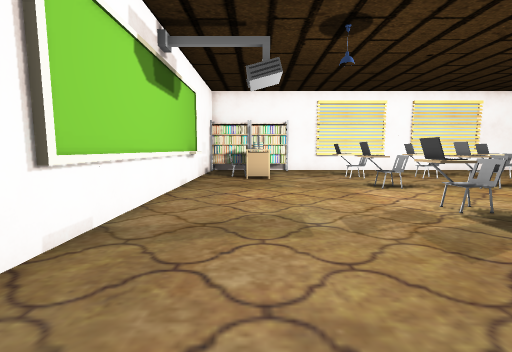
View 1 (above)

16 first-person views from a walk through a scene from a Unity 3-D project. The camera is 1.2 m above the floor, tilts 6° down and sees 90° across. The floor is counted in squares, 1 m on a side. Each view is taken from the middle of a square. On the plan, view 1 faces up. The plan holds only what a view shows up to about 12 squares ahead; the rest is blank.

View 2
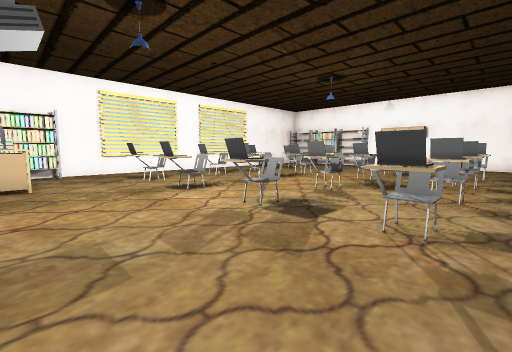

View 3
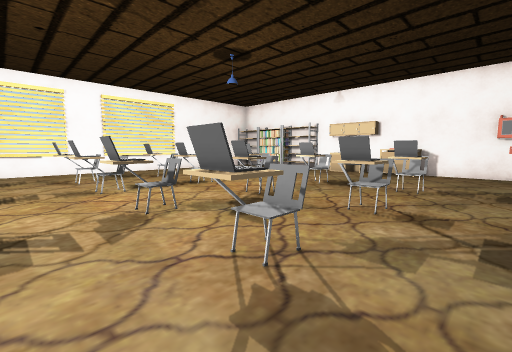

View 4
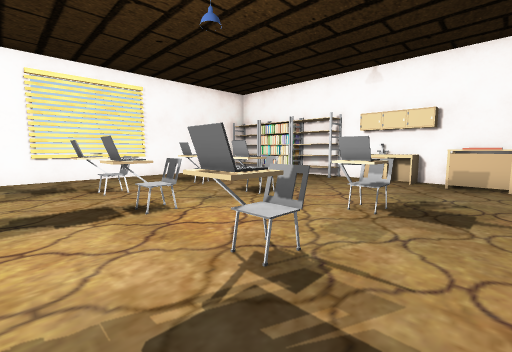

View 5
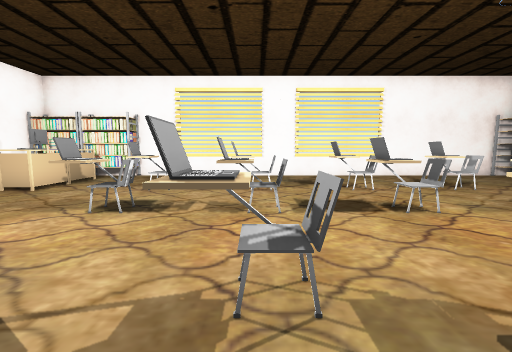

View 6
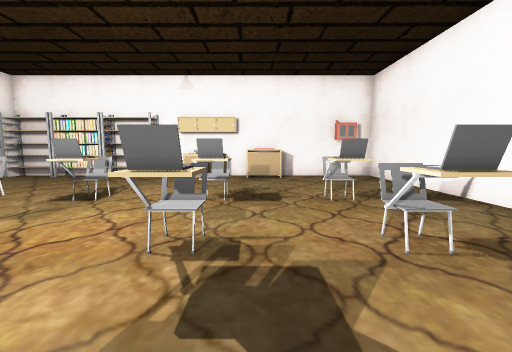

View 7
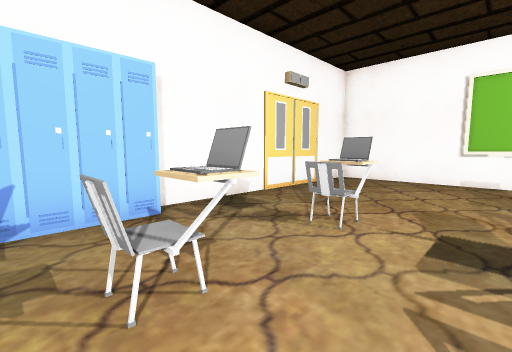

View 8
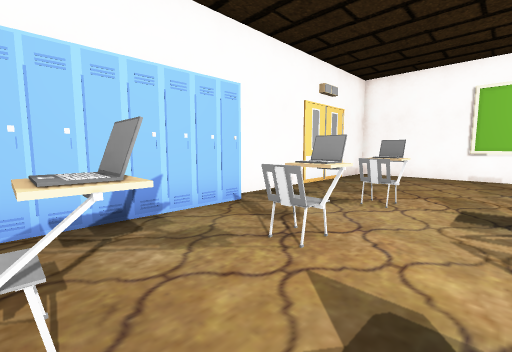

View 9
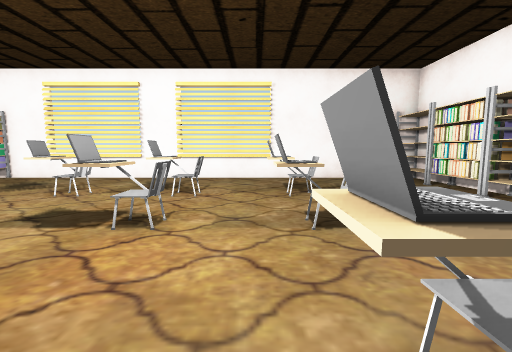

View 10
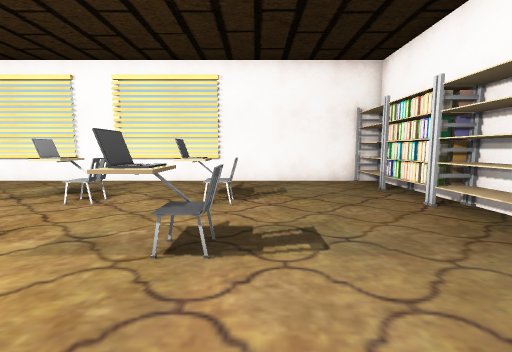

View 11
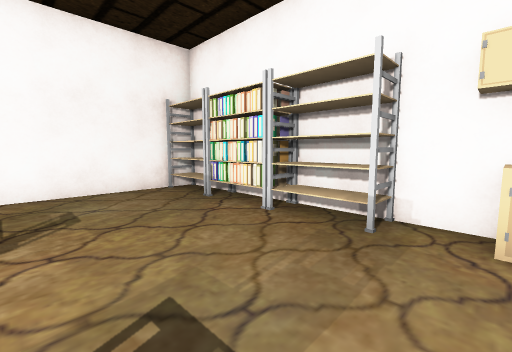

View 12
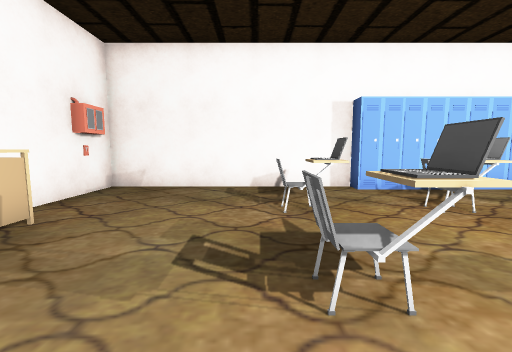

View 13
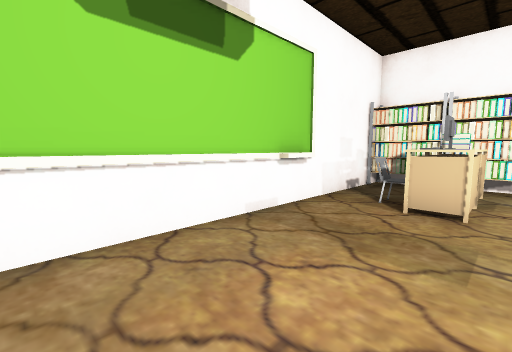

View 14
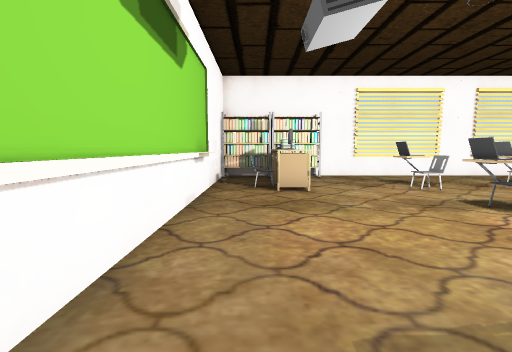

View 15
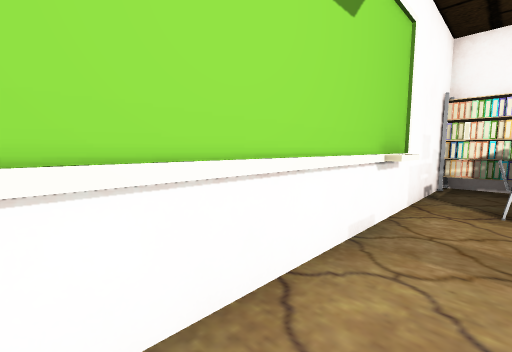

View 16
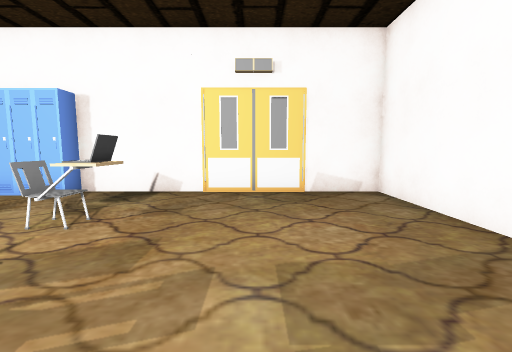

### Floor plan
Points are (right, up) in squares from view 1. A wall is a line through its corners. A room is listed if a view was taken in it or the views show most of it. See-through windows are left out.
Room 1 (views 1, 2, 3, 4, 5, 6, 7, 8, 9, 10, 11, 12, 13, 14, 15, 16)
walls: (11.5, -1.2) (18.6, -1.2) (18.6, 14.5); (-2.1, 10) (-2.1, 9); (18.6, 8.4) (17.7, 8.4) (17.7, 10.5); (17.7, 12.4) (17.7, 14.6); (18.3, -0.4) (18.3, 0.5); (-2.5, 14.4) (-2.5, -1.2) (5.6, -1.2); (18.6, 14.7) (-2.5, 14.7)
objects: other object (-1, 11); other object (0, 10); other object (0, 11); other object (0, 12); other object (0, 13); other object (0, 14); other object (1, 14); other object (2, 14); other object (4, 2); other object (4, 5); other object (4, 8); other object (4, 10); other object (6, -1); other object (7, -1); other object (7, 2); other object (7, 5); other object (7, 8); other object (7, 10); other object (8, -1); other object (9, -1); other object (10, -1); other object (10, 2); other object (10, 5); other object (10, 8); other object (10, 10); other object (11, -1); other object (13, 2); other object (13, 5); other object (13, 8); other object (13, 10); other object (18, 3) to (18, 4); other object (18, 5) to (18, 7); other object (18, 11); other object (18, 12)

Positions as (right, up) in squares from view 1, and headings:
1: (0, 0), facing up
2: (0, 1), facing up-right
3: (5, 0), facing up-right
4: (8, 3), facing up-right
5: (7, 3), facing up
6: (7, 4), facing right
7: (8, 4), facing down-left
8: (10, 4), facing down-left
9: (12, 4), facing up
10: (14, 5), facing up
11: (14, 7), facing up-right
12: (14, 7), facing down
13: (1, 5), facing up-left
14: (-1, 3), facing up
15: (-1, 5), facing up-left
16: (1, 6), facing down
